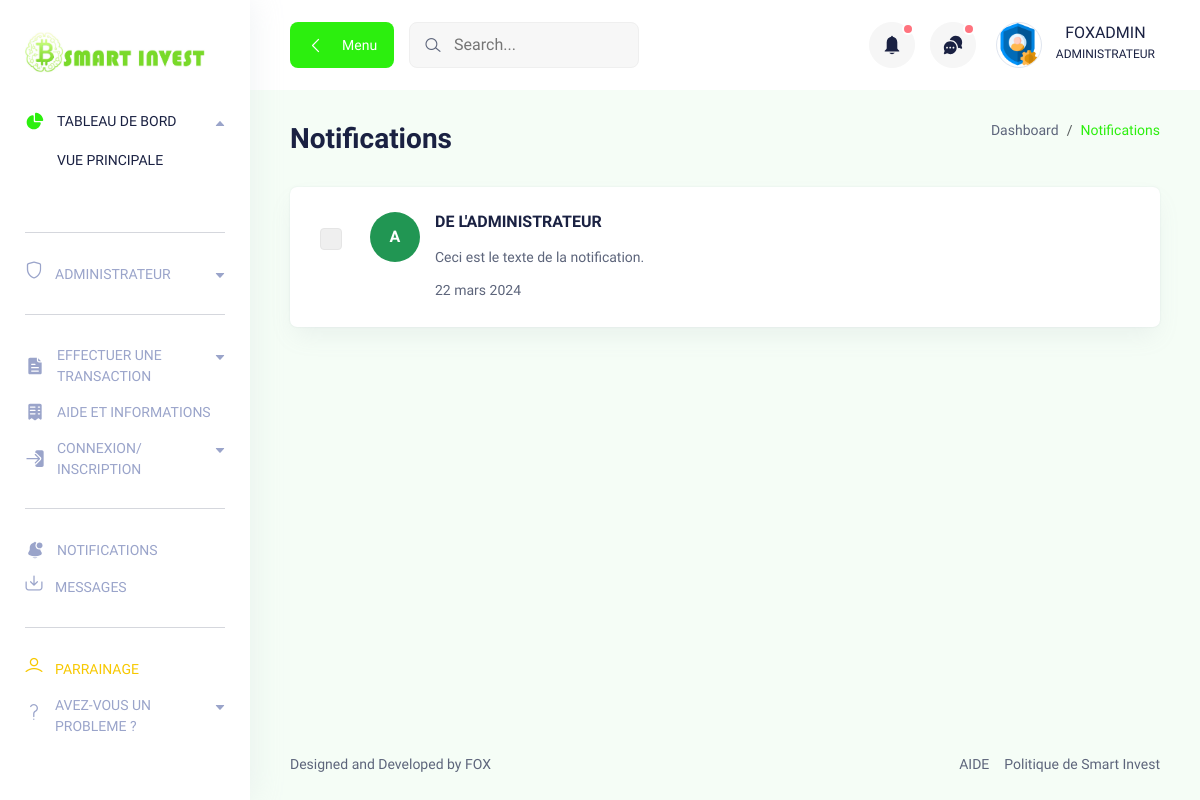
Page /notifications/ (signed in) on the earlier database version.
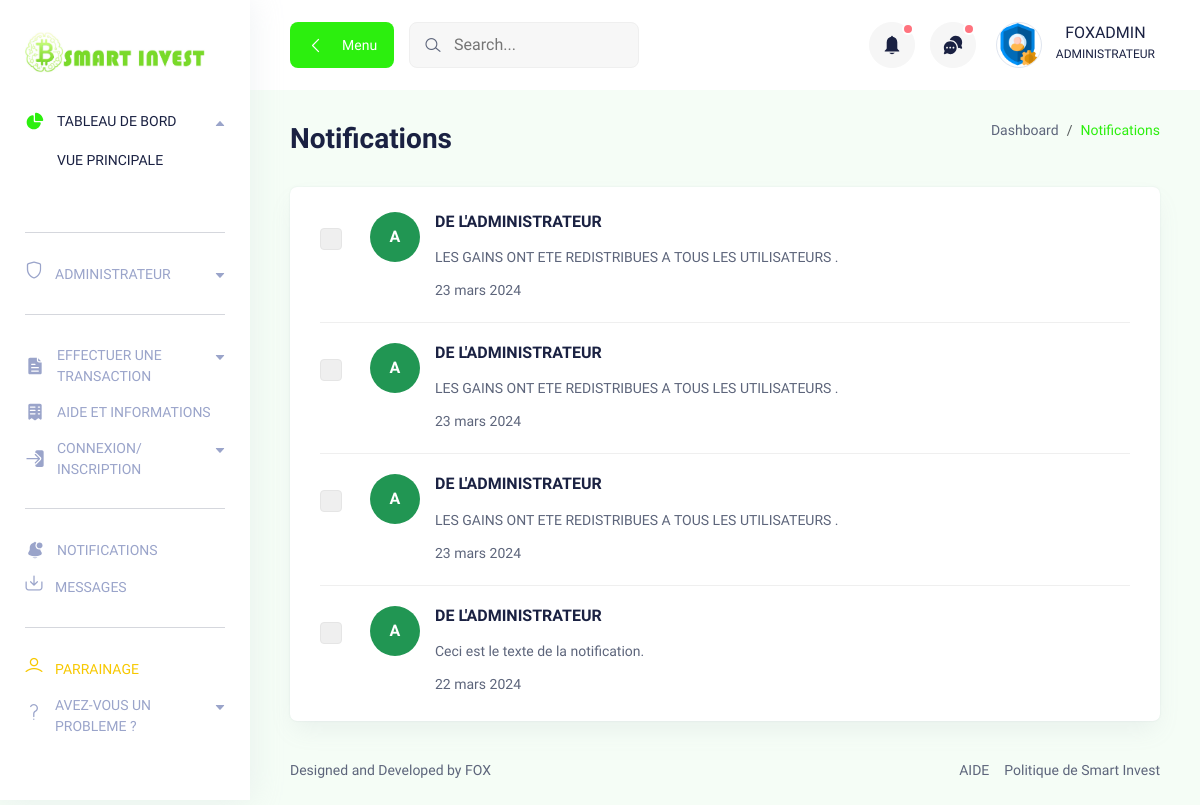
Same page on the later database version.
### SmartInvestApp/models.py (models this page shows, shortened)
class Notification(models.Model):
    id=models.IntegerField(auto_created=True, primary_key=True,editable=False)
    Motif=models.TextField()
    date=models.DateField(auto_now=True,editable=False)

### SmartInvestApp/views.py (the view)
# urls.py: path('notifications/',notifications,name='notifications'),
def notifications(request):
    if not request.user.is_authenticated:
        return redirect('connexion')
    notificationss=Notification.objects.all().order_by('-date')
    Messagess=Message.objects.all().order_by('-date') [:5]
    return render(request,'SmartInvestApp/notification.html',context={'notificationss' : notificationss,"Messagess" : Messagess})

### SmartInvestApp/templates/SmartInvestApp/notification.html
{% extends 'base.html' %}
{% block content %}
{% load static %}
      <div class="notification-wrapper">
        <div class="container-fluid">
          <div class="title-wrapper pt-30">
            <div class="row align-items-center">
              <div class="col-md-6">
                <div class="title">
                  <h2>Notifications</h2>
                </div>
              </div>
              <div class="col-md-6">
                <div class="breadcrumb-wrapper">
                  <nav aria-label="breadcrumb">
                    <ol class="breadcrumb">
                      <li class="breadcrumb-item">
                        <a href="#0">Dashboard</a>
                      </li>
                      <li class="breadcrumb-item active" aria-current="page">
                        Notifications
                      </li>
                    </ol>
                  </nav>
                </div>
              </div>
            </div>
          </div>
          <div class="card-style">
           {% for notif in notificationss %}
             <div class="single-notification">
               <div class="checkbox">
                 <div class="form-check checkbox-style mb-20">
                   <input class="form-check-input" type="checkbox" value="" id="checkbox-1" />
                 </div>
               </div>
               <div class="notification">
                 <div class="image success-bg">
                   <span>A</span>
                 </div>
                 <a href="#0" class="content">
                   <h6>DE L'ADMINISTRATEUR</h6>
                   <p class="text-sm text-gray">
                     {{notif.Motif}}
                   </p>
                   <span class="text-sm text-medium text-gray">{{notif.date}}</span>
                 </a>
               </div>
             </div>
           {% endfor %}
          </div>
        </div>
      </div>
      {% endblock %}

Differences in the rows shown:
added Notification: Motif "LES GAINS ONT ETE REDISTRIBUES A TOUS LES UTILISATEURS .", date "23 mars 2024"
added Notification: Motif "LES GAINS ONT ETE REDISTRIBUES A TOUS LES UTILISATEURS .", date "23 mars 2024"
added Notification: Motif "LES GAINS ONT ETE REDISTRIBUES A TOUS LES UTILISATEURS .", date "23 mars 2024"
